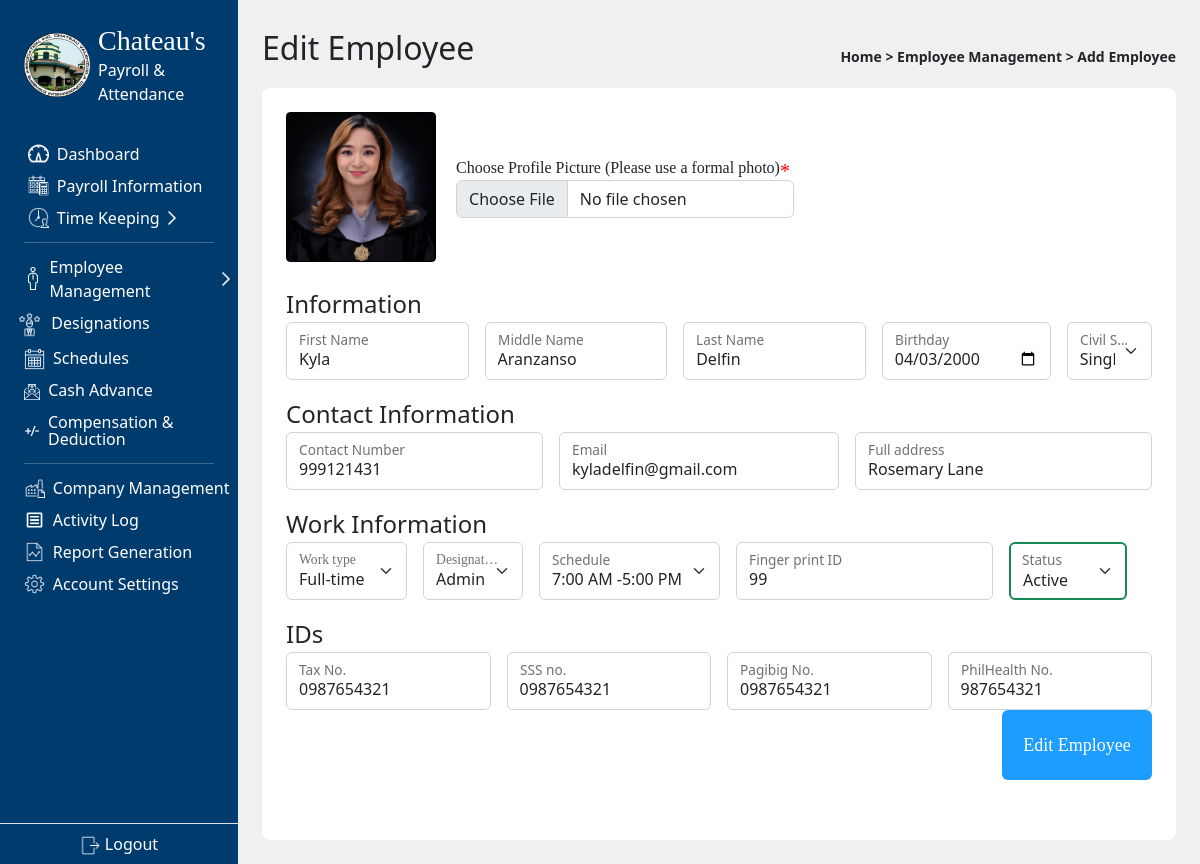
Screenshot of /admin/employee_edit.php?id=44 (signed in) with the database file from the repository.
### tables this page shows
CREATE TABLE `employeelist` (
  `id` int(11) NOT NULL,
  `date_added` date NOT NULL DEFAULT current_timestamp(),
  `employee_key` varchar(50) NOT NULL,
  `fingerprint_id` int(10) NOT NULL,
  `fName` varchar(50) NOT NULL,
  `mName` varchar(50) NOT NULL,
  `lName` varchar(50) NOT NULL,
  `employee_Role` int(11) NOT NULL,
  `Birthday` date NOT NULL,
  `civilStatus` varchar(50) NOT NULL,
  `SSS` varchar(100) NOT NULL,
  `Tax` varchar(100) NOT NULL,
  `Contact` varchar(50) NOT NULL,
  `Email` varchar(50) NOT NULL,
  `PhilHealth` varchar(50) NOT NULL,
  `Pagibig` varchar(50) NOT NULL,
  `Address` varchar(100) NOT NULL,
  `workType` varchar(50) NOT NULL,
  `sched` int(11) NOT NULL,
  `employee_status` varchar(50) NOT NULL,
  `ProfilePic` varchar(250) NOT NULL,
  `id1` varchar(250) NOT NULL,
  `id2` varchar(250) NOT NULL
);

### admin/employee_edit.php (the view, shortened to what this page needs)
<?php
    include '../connect.php';
    include '../scripts.php';
    $id=$_GET['id'];
    $sql="Select * from `employeelist` where id=$id";
    $result=mysqli_query($con,$sql);
    $row=mysqli_fetch_assoc($result);
    $fingerPrint_id=$row['fingerprint_id'];
    $fName=$row['fName'];
    $mName=$row['mName'];
    $lName=$row['lName'];
    $employee_Role=$row['employee_Role'];
    $Birthday=$row['Birthday'];
    $civilStatus=$row['civilStatus'];
    $SSS=$row['SSS'];
    $Tax=$row['Tax'];
    $Contact=$row['Contact'];
    $Email=$row['Email'];
    $PhilHealth=$row['PhilHealth'];
    $Pagibig=$row['Pagibig'];
    $Address=$row['Address'];
    $profilePic=$row['ProfilePic'];
    $schedule = $row['sched'];
    $employee_status=$row['employee_status'];
    $workType=$row['workType'];
?>
<!DOCTYPE html>
<html lang="en">
<head>
</head>
<body class="body d-flex bg-secondary bg-opacity-10">
    <div class="p-4 container overflow-scroll">
    <header class="d-flex align-items-center justify-content-between">
      <p class='fs-2'>Edit Employee</p>
      <small class='fw-semibold text-dark'>
        Home > Employee Management > Add Employee
      </small>
    </header>
        <div class="p-4 bg-white rounded-3">
            <div class="">
                <form method="post" action='employee_update.php?id=<?php echo $id?>' enctype="multipart/form-data" id='form'>
                    <div style="display:flex; align-items: center; gap:20px;">
                        <div class ='rounded-1' id="pic"
                        style="border-radius: 1rem; width: 150px; height: 150px; border: 1px black solid;
                        background-position: center; background-size:cover; background-image: url(<?php echo $profilePic ?>)">
                        </div>
                        <div>
                            <label class="inputLables">Choose Profile Picture (Please use a formal photo)<label class="req">*</label></label><br>
                            <input name="profilePic" type="file" accept="image/*" id = "profilePic" class='form-control'>
                        </div>
                    </div>
                    <br>
                    <p class="fs-4 m-0">Information</p>
                    <div style="" class='d-flex align-items-center gap-3'>
                        <div style="display:block;" class='form-floating flex-grow-1'>
                            <input id="fName" name="fName" class=" form-control" type="text" value="<?php echo $fName?>" required placeholder='asdads'>
                            <label for='fName' class="">First Name</label>
                        </div>
                        <div style="display:block;" class='form-floating flex-grow-1'>
                            <input id="mName" name="mName" class=" form-control" type="text" value="<?php echo $mName?>" required placeholder='asd'>
                            <label for='mName' class="">Middle Name</label>
                        </div>
                        <div style="display:block;" class='form-floating flex-grow-1'>
                            <input id="lName" name="lName" class=" form-control" type="text"  value="<?php echo $lName?>" required placeholder='asd'>
                            <label for='lName' class="">Last Name</label>
                        </div>
                        <div style="display:block;" class='form-floating'>
                            <input id="Birthday" name="Birthday" class=" form-control" type="date" value=<?php echo $Birthday; ?> required>
                            <label class="">Birthday</label>
                        </div>
                        <div style="" class='form-floating'>
                            <select id="civil-stat" name="civilStatus" class="form-select" style="" required>
                                <?php
                                    if($civilStatus == "Single"){
                                        echo'
                                        <option value="Single" selected>Single</option>
                                        <option value="Married">Married</option>
                                        <option value="Divorced">Divorced</option>
                                        <option value="Widowed">Widowed</option>
                                        ';
                                    }else if($civilStatus == "Married"){
                                        echo'
                                        <option value="Single">Single</option>
                                        <option value="Married" selected>Married</option>
                                        <option value="Divorced">Divorced</option>
                                        <option value="Widowed">Widowed</option>
                                        ';
                                    }
                                    ?>
                            </select>
                            <label class="">Civil Status</label>
                        </div>
                    </div>
                <p class="fs-4 m-0 mt-3">Contact Information</p>
                <div style="" class='d-flex align-items-center gap-3'>
                    <div style="display:block;" class='form-floating'>
                        <input id="no" name="Contact" class="form-control" type="text" value="<?php echo $Contact; ?>" required placeholder = 'asdasd'>
                        <label class="">Contact Number</label>
                    </div>
                    <div style="display:block;" class='form-floating'>
                        <input id="email" name="Email" class="form-control" type="email" style='min-width: 280px' value="<?php echo $Email; ?>" placeholder = 'asdasd'>
                        <label class="">Email</label>
                    </div>
                    <div style="" class='form-floating flex-grow-1'>
                        <input id="add" name="Address" class="form-control" type="text" style="" value="<?php echo $Address; ?>" required>
                            <label class="">Full address</label>
                        </div>
                    </div>
                    <p class="fs-4 m-0 mt-3">Work Information</p>
                    <div style="" class='d-flex align-items-center gap-3'>
                        <div style=" display:block;"class='form-floating'>
                            <select name="workType" class="form-select" style="" required>
                                <?php
                                    if($workType == "Full-time"){
                                        echo '
                                        <option value = "Full-time" selected>Full-time</option>
                                        <option value = "Part-time">Part-time</option>';
                                    }else if($workType == "Part-time"){
                                        echo '
                                        <option value = "Full-time">Full-time</option>
                                        <option value = "Part-time" selected>Part-time</option>';
                                    }
                                    ?>
                            </select>
                            <label class="inputLables">Work type</label>
                        </div>
                        <div style="" class='form-floating'>
                            <select name="role" id="role"class="form-select" style="" required>
                                <?php
                                    $sql = "SELECT * FROM positions";
                                    $query = $con->query($sql);
                                    while($row = $query->fetch_assoc()){
                                        if($employee_Role == $row['id']){
                                            echo '
                                            <option value = "'.$row['id'].'" selected>'.$row['description'].'</option>
                                            ';
                                        }else{
                                            echo '
                                            <option value = "'.$row['id'].'">'.$row['description'].'</option>
                                            ';
                                        }
                                    }
                                    ?>
                            </select>
                            <label class="inputLables">Designation</label>
                        </div>
                        <div class="form-floating ">
                            <select name="schedule" id="" class='form-select'>
                                <?php
                                $sqlSched = "SELECT * FROM schedules";
                                $querySched = $con->query($sqlSched);
                                while($sched = $querySched->fetch_assoc()) {
                                    if($schedule == $sched['id']){
                                        echo '<option value = "'.$sched['id'].'" selected>
                                        '.date('g:i A ',strtotime($sched['time_in'])).'-'.date('g:i A', strtotime($sched['time_out'])).'
                                        </option>';
                                    }else{
                                        echo '<option value = "'.$sched['id'].'">
                                        '.date('g:i A', strtotime($sched['time_in'])).'-'.date('g:i A', strtotime($sched['time_out'])).'
                                        </option>';
                                    }
                                }
                                ?>
                            </select>
                            <label class="">Schedule</label>
                        </div>
                        <div style="display:block;" class='form-floating'>
                            <input name="fingerprint" class="form-control" type="text" value="<?php echo $fingerPrint_id; ?>" id='finger-print' placeholder='asdas'>
                            <label class="">Finger print ID</label>
                        </div>
                        <div style=" display:block;" class='form-floating'>
                            <select id="empStatus" name="empStatus" class=" form-select border border-<?php
                                echo ($employee_status == 'Active') ? 'success' : 'danger'
                            ?> border-2" style="" required>
                                <?php
                                    if($employee_status == "Active"){
                                        echo '
                                        <option class="text-success" value = "Active" selected>Active</option>
                                        <option value = "In-Active">In-Active</option>
                                        ';
                                    }else if($employee_status == "In-Active"){
                                        echo '
                                        <option value = "Active">Active</option>
                                        <option value = "In-Active" selected>In-Active</option>
                                        ';
                                    }
                                ?>
                            </select>
                            <label class="">Status</label>
                        </div>
                    </div>
                    <p class="fs-4 m-0 mt-3">IDs</p>
                    <div class='d-flex align-items-center gap-3'>
                        <div style="display:block;" class='form-floating'>
                            <input id="taxNo" name="taxNo" class="form-control IDs" type="text" value="<?php echo $Tax; ?>" required placeholder = 'asdasd'>
                            <label class="">Tax No.</label>
                        </div>
                        <div style="display:block;" class='form-floating'>
                            <input id="SSS" name="SSS" class="form-control IDs" type="text" value="<?php echo $SSS; ?>" required placeholder = 'asdasd'>
                            <label class="">SSS no.</label>
                        </div>
                        <div style="display:block;" class='form-floating'>
                            <input id="Pagibig" name="Pagibig" class="form-control IDs" type="text" value="<?php echo $Pagibig; ?>" required placeholder = 'asdasd'>
                            <label class="">Pagibig No.</label>
                        </div>
                        <div style="display:block;" class='form-floating'>
                            <input id="PhilHealth" name="PhilHealth" class="form-control IDs" type="text" value="<?php echo $PhilHealth; ?>" required placeholder = 'asdasd'>
                            <label class="">PhilHealth No.</label>
                        </div>
                    </div>
                    <div class='d-flex justify-content-end'>
                        <button class="rounded-2 p-0 py-0 addBtnn" type="submit" name="update">Edit Employee</button>
                    </div>
                </form>
            </div>
        </div>
    </div>
</body>
</html>

### style.css (style rules this page uses)
.body { margin:0px; }
.req { font-family: mBolder; color: red; font-size: 20px; position: absolute; }
.inputLables { font-family:mBold; }
.addBtnn { font-family: mBold; background-color: #1C9DFF; color:white; border-width: 0px; width: 150px; height: 70px; font-size: large; border-radius: 1rem; margin-bottom: 20px; }

### rows the page displays
employeelist: ProfilePic (picture), fName "Kyla", mName "Aranzanso", lName "Delfin", Birthday "04/03/2000", civilStatus "Single", Contact "999121431", Email "kyladelfin@gmail.com", Address "Rosemary Lane", workType "Full-time", fingerprint "99", empStatus "Active", taxNo "0987654321", SSS "0987654321", Pagibig "0987654321", PhilHealth "987654321"

### other values shown
form field role "Admin"
form field schedule "7:00 AM -5:00 PM"
